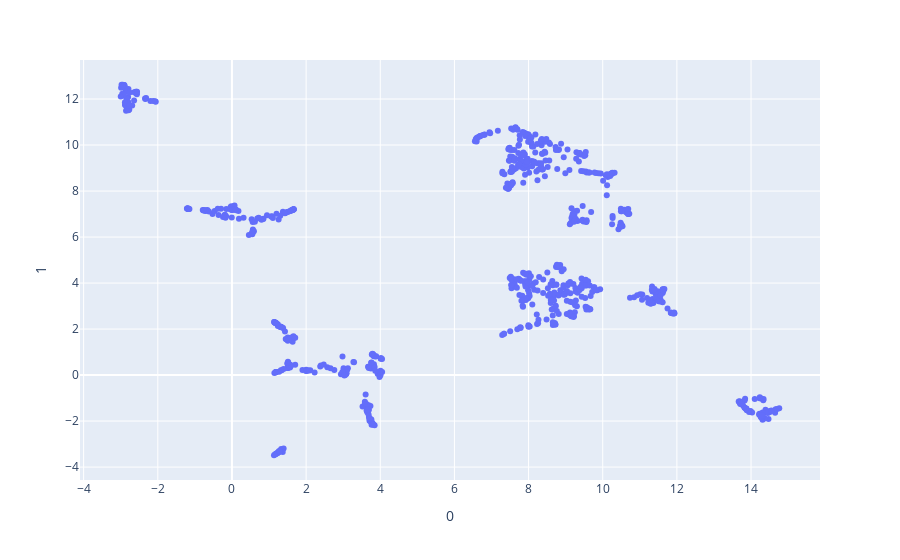

The cell this chart's notebook holds for it:
### Code cell
# plot reference data embeddings
model.plot_umap()

### Figure 1 — Plotly figure (JSON) as saved in the notebook; plotly's stock layout.template omitted (floating-point values rounded to 4 significant figures; data arrays with more than 128 entries replaced by an {"elided": "..."} marker saying what was removed)
{"data": [{"hovertemplate": "0=%{x}<br>1=%{y}<extra></extra>", "legendgroup": "", "marker": {"color": "#636efa", "symbol": "circle"}, "mode": "markers", "name": "", "orientation": "v", "showlegend": false, "type": "scatter", "x": {"elided": "819 float values"}, "xaxis": "x", "y": {"elided": "819 float values"}, "yaxis": "y"}], "layout": {"legend": {"tracegroupgap": 0}, "margin": {"t": 60}, "xaxis": {"anchor": "y", "domain": [0, 1], "title": {"text": "0"}}, "yaxis": {"anchor": "x", "domain": [0, 1], "title": {"text": "1"}}}}
